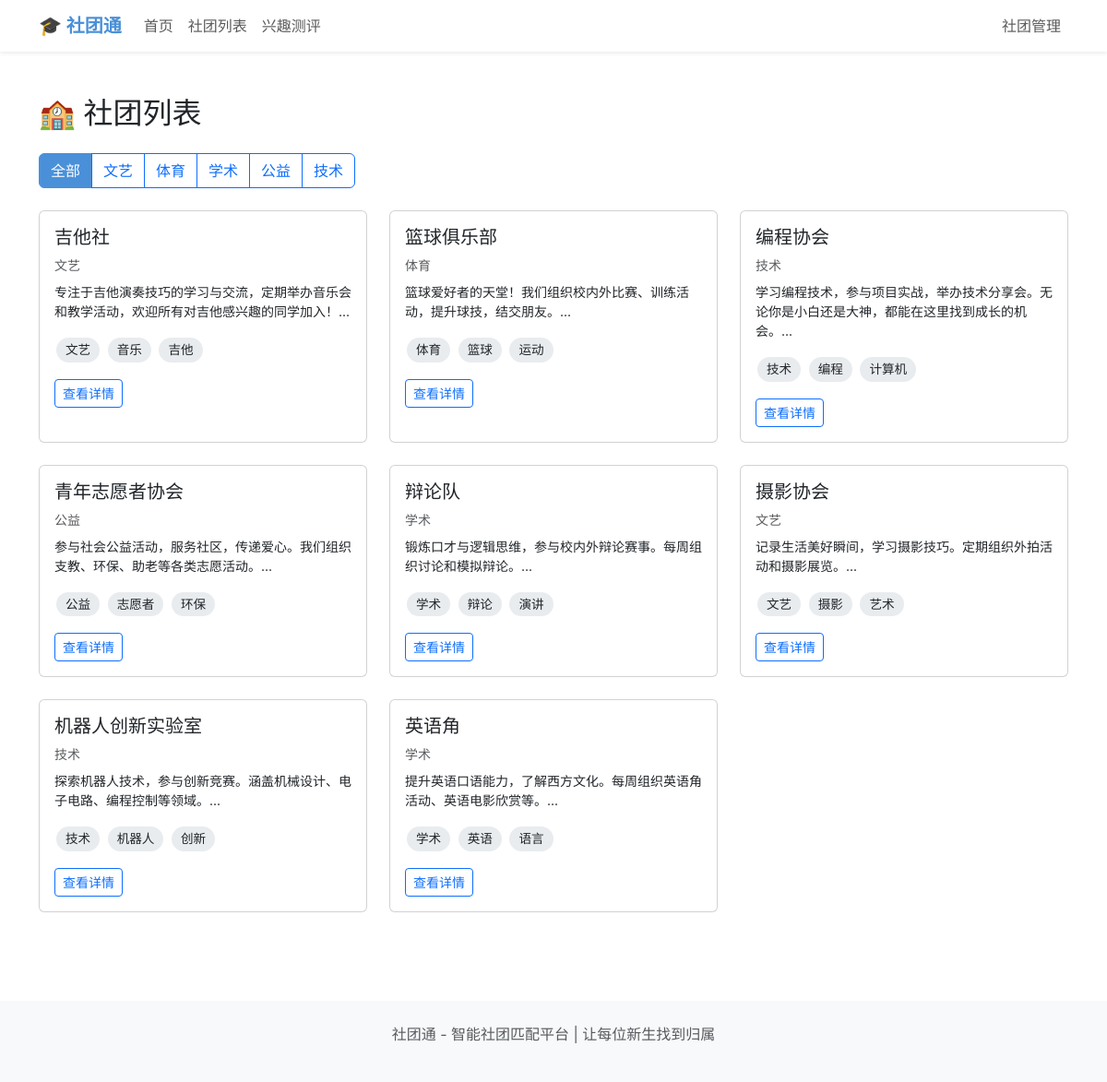
Page /clubs on the committed database.
### models.py (models this page shows, shortened)
class Club(db.Model):
    id = db.Column(db.Integer, primary_key=True)
    name = db.Column(db.String(100), nullable=False)  # 社团名称
    category = db.Column(db.String(50))  # 类别：文艺、体育、学术、公益、技术等
    description = db.Column(db.Text)  # 社团简介
    requirements = db.Column(db.Text)  # 招新要求
    tags = db.Column(db.Text)  # 社团标签 "文艺,音乐,表演"
    activity_time = db.Column(db.Text)  # {"mon": ["evening"], "wed": ["afternoon"], ...}
    contact = db.Column(db.String(100))
    wechat_group = db.Column(db.String(100))
    is_recruiting = db.Column(db.Boolean, default=True)
    admin_password = db.Column(db.String(100), default="123456")
    created_at = db.Column(db.DateTime, default=datetime.now)

### app.py (the view)
@app.route('/clubs')
def club_list():
    category = request.args.get('category', '')
    if category:
        clubs = Club.query.filter_by(category=category, is_recruiting=True).all()
    else:
        clubs = Club.query.filter_by(is_recruiting=True).all()
    return render_template('club_list.html', clubs=clubs, current_category=category)

### templates/club_list.html (shortened to what this page needs)
{% extends "base.html" %}
{% block content %}
<div class="container py-5">
    <h2 class="mb-4">🏫 社团列表</h2>
    <div class="mb-4">
        <div class="btn-group">
            <a href="{{ url_for('club_list') }}" class="btn {% if not current_category %}btn-primary{% else %}btn-outline-primary{% endif %}">全部</a>
            <a href="{{ url_for('club_list', category='文艺') }}" class="btn {% if current_category == '文艺' %}btn-primary{% else %}btn-outline-primary{% endif %}">文艺</a>
            <a href="{{ url_for('club_list', category='体育') }}" class="btn {% if current_category == '体育' %}btn-primary{% else %}btn-outline-primary{% endif %}">体育</a>
            <a href="{{ url_for('club_list', category='学术') }}" class="btn {% if current_category == '学术' %}btn-primary{% else %}btn-outline-primary{% endif %}">学术</a>
            <a href="{{ url_for('club_list', category='公益') }}" class="btn {% if current_category == '公益' %}btn-primary{% else %}btn-outline-primary{% endif %}">公益</a>
            <a href="{{ url_for('club_list', category='技术') }}" class="btn {% if current_category == '技术' %}btn-primary{% else %}btn-outline-primary{% endif %}">技术</a>
        </div>
    </div>
    <div class="row g-4">
        {% for club in clubs %}
        <div class="col-md-6 col-lg-4">
            <div class="card club-card h-100">
                <div class="card-body">
                    <h5 class="card-title">{{ club.name }}</h5>
                    <p class="text-muted small mb-2">{{ club.category }}</p>
                    <p class="card-text small">{{ club.description[:60] }}...</p>
                    <div class="mb-3">
                        {% for tag in club.tags.split(',')[:3] %}
                        <span class="tag">{{ tag }}</span>
                        {% endfor %}
                    </div>
                    <a href="{{ url_for('club_detail', club_id=club.id) }}" class="btn btn-outline-primary btn-sm">查看详情</a>
                </div>
            </div>
        </div>
        {% else %}
        <div class="col-12 text-center py-5">
            <p class="text-muted">暂无社团</p>
        </div>
        {% endfor %}
    </div>
</div>
{% endblock %}

### templates/base.html (style rules this page uses)
:root { --primary-color: #4a90d9; --secondary-color: #f8f9fa; }
body { font-family: -apple-system, BlinkMacSystemFont, "Segoe UI", Roboto, "Helvetica Neue", Arial, sans-serif; }
.btn-primary { background-color: var(--primary-color); border-color: var(--primary-color); }
.club-card { transition: transform 0.2s, box-shadow 0.2s; height: 100%; }
.tag { display: inline-block; background: #e9ecef; padding: 3px 10px; border-radius: 15px; font-size: 0.85rem; margin: 2px; }

### rows in the picture
Club: name "吉他社", category "文艺", description "专注于吉他演奏技巧的学习与交流，定期举办音乐会和教学活动，欢迎所有对吉他感兴趣的同学加入！", 3 "文艺" "音乐" "吉他"
Club: name "篮球俱乐部", category "体育", description "篮球爱好者的天堂！我们组织校内外比赛、训练活动，提升球技，结交朋友。", 3 "体育" "篮球" "运动"
Club: name "编程协会", category "技术", description "学习编程技术，参与项目实战，举办技术分享会。无论你是小白还是大神，都能在这里找到成长的机会。", 3 "技术" "编程" "计算机"
Club: name "青年志愿者协会", category "公益", description "参与社会公益活动，服务社区，传递爱心。我们组织支教、环保、助老等各类志愿活动。", 3 "公益" "志愿者" "环保"
Club: name "辩论队", category "学术", description "锻炼口才与逻辑思维，参与校内外辩论赛事。每周组织讨论和模拟辩论。", 3 "学术" "辩论" "演讲"
Club: name "摄影协会", category "文艺", description "记录生活美好瞬间，学习摄影技巧。定期组织外拍活动和摄影展览。", 3 "文艺" "摄影" "艺术"
Club: name "机器人创新实验室", category "技术", description "探索机器人技术，参与创新竞赛。涵盖机械设计、电子电路、编程控制等领域。", 3 "技术" "机器人" "创新"
Club: name "英语角", category "学术", description "提升英语口语能力，了解西方文化。每周组织英语角活动、英语电影欣赏等。", 3 "学术" "英语" "语言"
